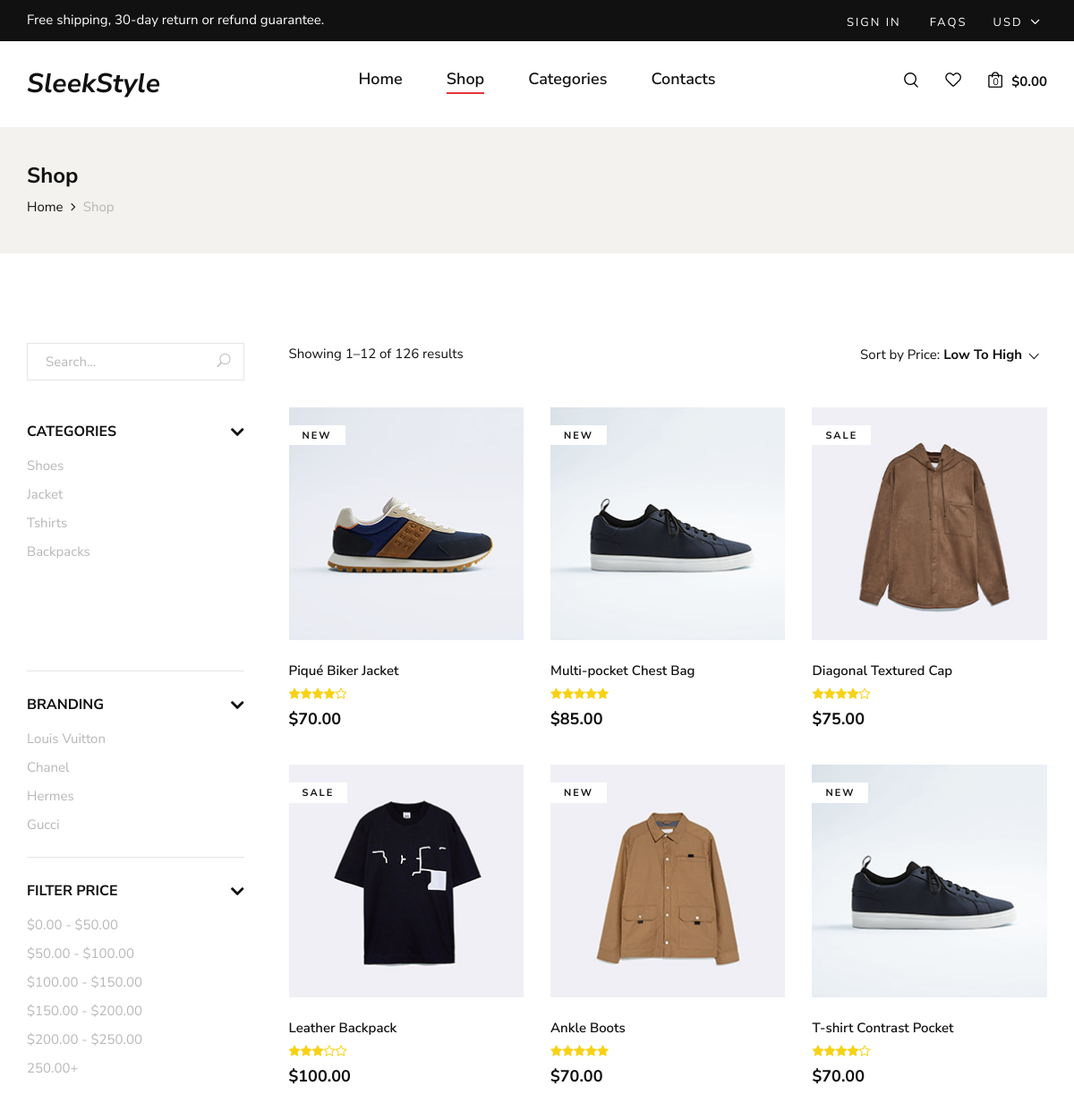
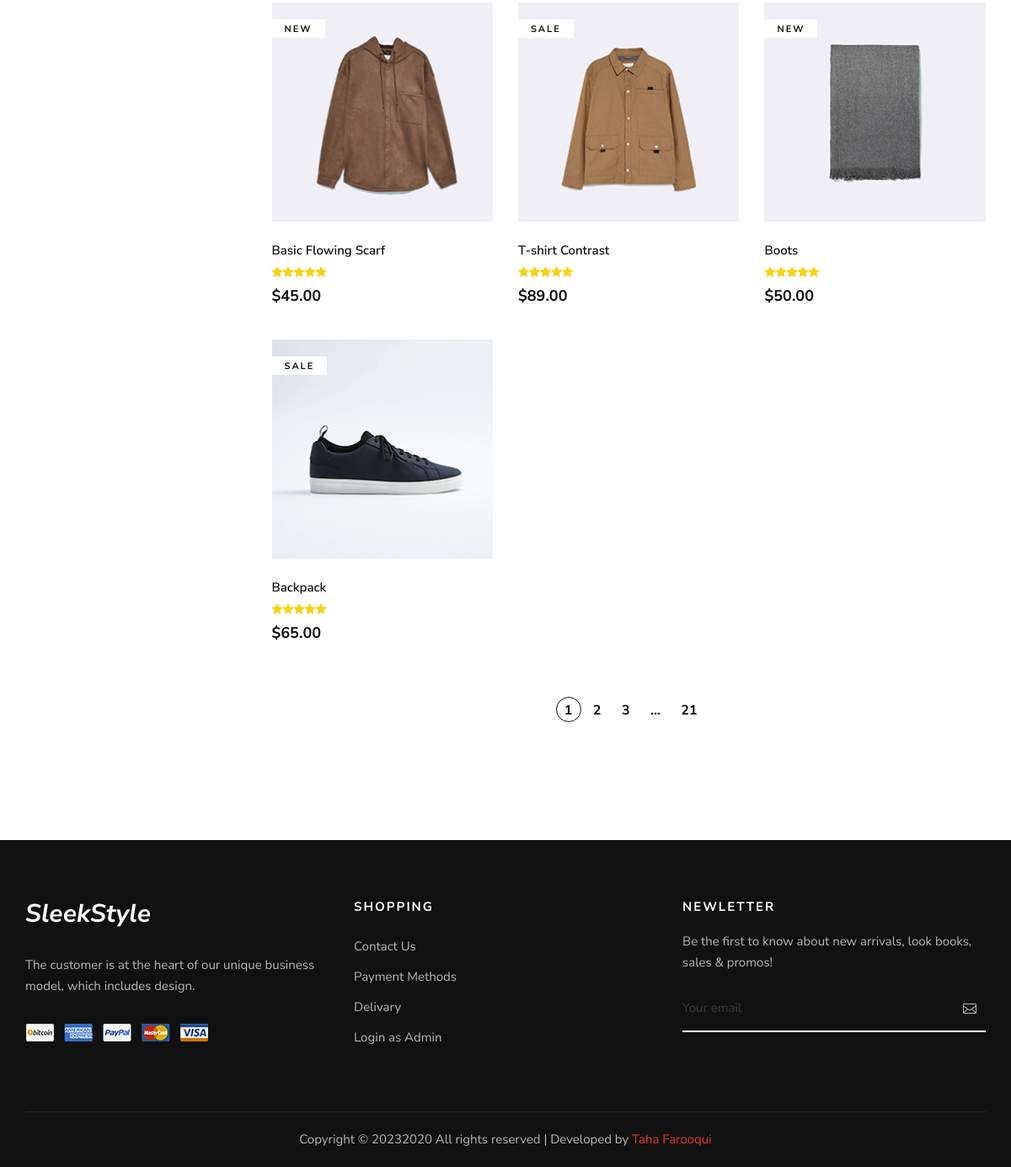
The page /shop.php on the database its author committed (2 pictures, top to bottom).
### tables this page shows
CREATE TABLE `categories` (
  `id` int(11) NOT NULL,
  `cat_name` varchar(255) NOT NULL,
  `cat_desc` varchar(255) NOT NULL,
  `cat_img` varchar(255) NOT NULL
);

CREATE TABLE `products` (
  `id` int(11) NOT NULL,
  `name` varchar(255) NOT NULL,
  `rating` int(11) NOT NULL,
  `price` decimal(10,0) NOT NULL,
  `category` varchar(255) NOT NULL,
  `image` varchar(255) NOT NULL,
  `label` varchar(255) NOT NULL,
  `description` varchar(255) NOT NULL,
  `sizes` varchar(255) NOT NULL
);

### shop.php (the view, shortened to what this page needs)
<!DOCTYPE html>
<html lang="zxx">
<head>
    <link rel="stylesheet" href="css/bootstrap.min.css" type="text/css">
    <link rel="stylesheet" href="css/font-awesome.min.css" type="text/css">
    <link rel="stylesheet" href="css/elegant-icons.css" type="text/css">
    <link rel="stylesheet" href="css/magnific-popup.css" type="text/css">
    <link rel="stylesheet" href="css/nice-select.css" type="text/css">
    <link rel="stylesheet" href="css/owl.carousel.min.css" type="text/css">
    <link rel="stylesheet" href="css/slicknav.min.css" type="text/css">
    <link rel="stylesheet" href="css/style.css" type="text/css">
</head>
<body>
    <header class="header">
        <div class="header__top">
            <div class="container">
                <div class="row">
                    <div class="col-lg-6 col-md-7">
                        <div class="header__top__left">
                            <p>Free shipping, 30-day return or refund guarantee.</p>
                        </div>
                    </div>
                    <div class="col-lg-6 col-md-5">
                        <div class="header__top__right">
                            <div class="header__top__links">
                            <?php
                            if (isset($_SESSION['user_email'])) {
                                echo '<a href="profile.php">Profile</a>';
                            } else {
                                echo '<a href="login.php">Sign in</a>';
                            }
                            ?>
                                <a href="#">FAQs</a>
                            </div>
                            <div class="header__top__hover">
                                <span>Usd <i class="arrow_carrot-down"></i></span>
                            </div>
                        </div>
                    </div>
                </div>
            </div>
        </div>
        <div class="container">
            <div class="row">
                <div class="col-lg-3 col-md-3">
                    <div class="header__logo">
                    <h3><b><i>SleekStyle</i></b></h3>
                    </div>
                </div>
                <div class="col-lg-6 col-md-6">
                    <nav class="header__menu mobile-menu">
                        <ul>
                            <li><a href="./index.php">Home</a></li>
                            <li class="active"><a href="./shop.php">Shop</a></li>
                            <li><a href="#">Categories</a>
                            </li>
                            <li><a href="./contact.php">Contacts</a></li>
                        </ul>
                    </nav>
                </div>
                <div class="col-lg-3 col-md-3">
                    <div class="header__nav__option">
                        <a href="#" class="search-switch"><img src="img/icon/search.png" alt=""></a>
                        <a href="#"><img src="img/icon/heart.png" alt=""></a>
                        <a href="shopping-cart.php"><img src="img/icon/cart.png" alt=""> <span>0</span></a>
                        <div class="price">$0.00</div>
                    </div>
                </div>
            </div>
        </div>
    </header>
    <section class="breadcrumb-option">
        <div class="container">
            <div class="row">
                <div class="col-lg-12">
                    <div class="breadcrumb__text">
                        <h4>Shop</h4>
                        <div class="breadcrumb__links">
                            <a href="./index.php">Home</a>
                            <span>Shop</span>
                        </div>
                    </div>
                </div>
            </div>
        </div>
    </section>
    <section class="shop spad">
        <div class="container">
            <div class="row">
                <div class="col-lg-3">
                    <div class="shop__sidebar">
                        <div class="shop__sidebar__search">
                            <form action="#">
                                <input type="text" placeholder="Search...">
                                <button type="submit"><span class="icon_search"></span></button>
                            </form>
                        </div>
                        <div class="shop__sidebar__accordion">
                            <div class="accordion" id="accordionExample">
                                <div class="card">
                                    <div class="card-heading">
                                        <a data-toggle="collapse" data-target="#collapseOne">Categories</a>
                                    </div>
                                    <div id="collapseOne" class="collapse show" data-parent="#accordionExample">
                                        <div class="card-body">
                                            <div class="shop__sidebar__categories">
                                                <ul class="nice-scroll">
                                                <?php
                                                    include 'dbcon.php';
                                                    $sql = "SELECT * FROM categories";
                                                    $result = $conn->query($sql);
                                                    if ($result->num_rows > 0) {
                                                        while ($row = $result->fetch_assoc()) {
                                                            ?>
                                                    <li><a href="shop.php?category=<?php echo $row['cat_name'];?>"><?php echo $row['cat_name'];?></a></li>
                                                  <?php
                                                        }
                                                    }
                                                        ?>
                                                </ul>
                                            </div>
                                        </div>
                                    </div>
                                </div>
                                <div class="card">
                                    <div class="card-heading">
                                        <a data-toggle="collapse" data-target="#collapseTwo">Branding</a>
                                    </div>
                                    <div id="collapseTwo" class="collapse show" data-parent="#accordionExample">
                                        <div class="card-body">
                                            <div class="shop__sidebar__brand">
                                                <ul>
                                                    <li><a href="#">Louis Vuitton</a></li>
                                                    <li><a href="#">Chanel</a></li>
                                                    <li><a href="#">Hermes</a></li>
                                                    <li><a href="#">Gucci</a></li>
                                                </ul>
                                            </div>
                                        </div>
                                    </div>
                                </div>
                                <div class="card">
                                    <div class="card-heading">
                                        <a data-toggle="collapse" data-target="#collapseThree">Filter Price</a>
                                    </div>
                                    <div id="collapseThree" class="collapse show" data-parent="#accordionExample">
                                        <div class="card-body">
                                            <div class="shop__sidebar__price">
                                                <ul>
                                                    <li><a href="#">$0.00 - $50.00</a></li>
                                                    <li><a href="#">$50.00 - $100.00</a></li>
                                                    <li><a href="#">$100.00 - $150.00</a></li>
                                                    <li><a href="#">$150.00 - $200.00</a></li>
                                                    <li><a href="#">$200.00 - $250.00</a></li>
                                                    <li><a href="#">250.00+</a></li>
                                                </ul>
                                            </div>
                                        </div>
                                    </div>
                                </div>
                            </div>
                        </div>
                    </div>
                </div>
                <div class="col-lg-9">
                    <div class="shop__product__option">
                        <div class="row">
                            <div class="col-lg-6 col-md-6 col-sm-6">
                                <div class="shop__product__option__left">
                                    <p>Showing 1–12 of 126 results</p>
                                </div>
                            </div>
                            <div class="col-lg-6 col-md-6 col-sm-6">
                                <div class="shop__product__option__right">
                                    <p>Sort by Price:</p>
                                </div>
                            </div>
                        </div>
                    </div>
                    <div class="row">
                    <?php
                    include 'dbcon.php';
                    if (isset($_GET['category'])) {
                        $category = $_GET['category'];
                        $sql = "SELECT * FROM products WHERE category = '$category'";
                    } else {
                        $sql = "SELECT * FROM products";
                    }
                        $result = $conn->query($sql);
                        if ($result->num_rows > 0) {
                            while ($row = $result->fetch_assoc()) {
                                    ?>
            <div class="col-lg-4 col-md-6 col-sm-6 mix new-arrivals">
                <div class="product__item">
                    <div class="product__item__pic set-bg" data-setbg="<?php echo $row['image']; ?>">
                        <span class="label"><?php echo $row['label']; ?></span>
                    </div>
                    <div class="product__item__text">
                        <h6><?php echo $row['name']; ?></h6>
                        <div class="rating" style="letter-spacing: 5px; ">
                            <?php
                            $rating = $row['rating'];
                            for ($i = 1; $i <= 5; $i++) {
                                echo '<i class="fa fa-star' . ($i <= $rating ? '' : '-o') .'" style="color: #F7D215;"></i>';
                            }
                            ?>
                        </div>
                        <h5>$<?php echo $row['price']; ?>.00</h5>
                    </div>
                </div>
            </div>
            <?php
          }
        } else {
            echo "0 results";
        }
    ?>
                    </div>
                    <div class="row">
                        <div class="col-lg-12">
                            <div class="product__pagination">
                                <a class="active" href="#">1</a>
                                <a href="#">2</a>
                                <a href="#">3</a>
                                <span>...</span>
                                <a href="#">21</a>
                            </div>
                        </div>
                    </div>
                </div>
            </div>
        </div>
    </section>
    <?php
        include 'footer.php';
     ?>
</body>
</html>

### footer.php (shortened to what this page needs)
<!DOCTYPE html>
<html lang="en">
<head>
</head>
<body>
    <footer class="footer" style="margin-top: 40px;">
        <div class="container">
            <div class="row">
                <div class="col-lg-4 col-md-6 col-sm-6">
                    <div class="footer__about">
                        <div class="footer__logo">
                        <h3 style="color: white;"><b><i>SleekStyle</i></b></h3>
                        </div>
                        <p>The customer is at the heart of our unique business model, which includes design.</p>
                        <a href="#"><img src="img/payment.png" alt=""></a>
                    </div>
                </div>
                <div class="col-lg-3 col-md-3 col-sm-6">
                    <div class="footer__widget">
                        <h6>Shopping</h6>
                        <ul>
                            <li><a href="#">Contact Us</a></li>
                            <li><a href="#">Payment Methods</a></li>
                            <li><a href="#">Delivary</a></li>
                            <li><a href="admin_login.php">Login as Admin</a></li>
                        </ul>
                    </div>
                </div>
                <div class="col-lg-4 offset-lg-1 col-md-6 col-sm-6">
                    <div class="footer__widget">
                        <h6>NewLetter</h6>
                        <div class="footer__newslatter">
                            <p>Be the first to know about new arrivals, look books, sales & promos!</p>
                            <form action="#">
                                <input type="text" placeholder="Your email">
                                <button type="submit"><span class="icon_mail_alt"></span></button>
                            </form>
                        </div>
                    </div>
                </div>
            </div>
            <div class="row">
                <div class="col-lg-12 text-center">
                    <div class="footer__copyright__text">
                        <p>Copyright ©
                            2020
                            All rights reserved | Developed by <a href="https://www.linkedin.com/in/farooquii/" target="_blank">Taha Farooqui</a>
                        </p>
                    </div>
                </div>
            </div>
        </div>
    </footer>
</body>
</html>

### rows shown on the page
categories: cat_name "Shoes"
categories: cat_name "Jacket"
categories: cat_name "Tshirts"
categories: cat_name "Backpacks"
products: shows a picture, label "NEW", name "Piqué Biker Jacket", rating 4 (drawn), price "70"
products: label "NEW", name "Multi-pocket Chest Bag", rating 5 (drawn), price "85"
products: label "SALE", name "Diagonal Textured Cap", rating 4 (drawn), price "75"
products: shows a picture, label "SALE", name "Leather Backpack", rating 3 (drawn), price "100"
products: label "NEW", name "Ankle Boots", rating 5 (drawn), price "70"
products: label "NEW", name "T-shirt Contrast Pocket", rating 4 (drawn), price "70"
products: label "NEW", name "Basic Flowing Scarf", rating 5 (drawn), price "45"
products: label "SALE", name "T-shirt Contrast", rating 5 (drawn), price "89"
products: shows a picture, label "NEW", name "Boots", rating 5 (drawn), price "50"
products: label "SALE", name "Backpack", rating 5 (drawn), price "65"
